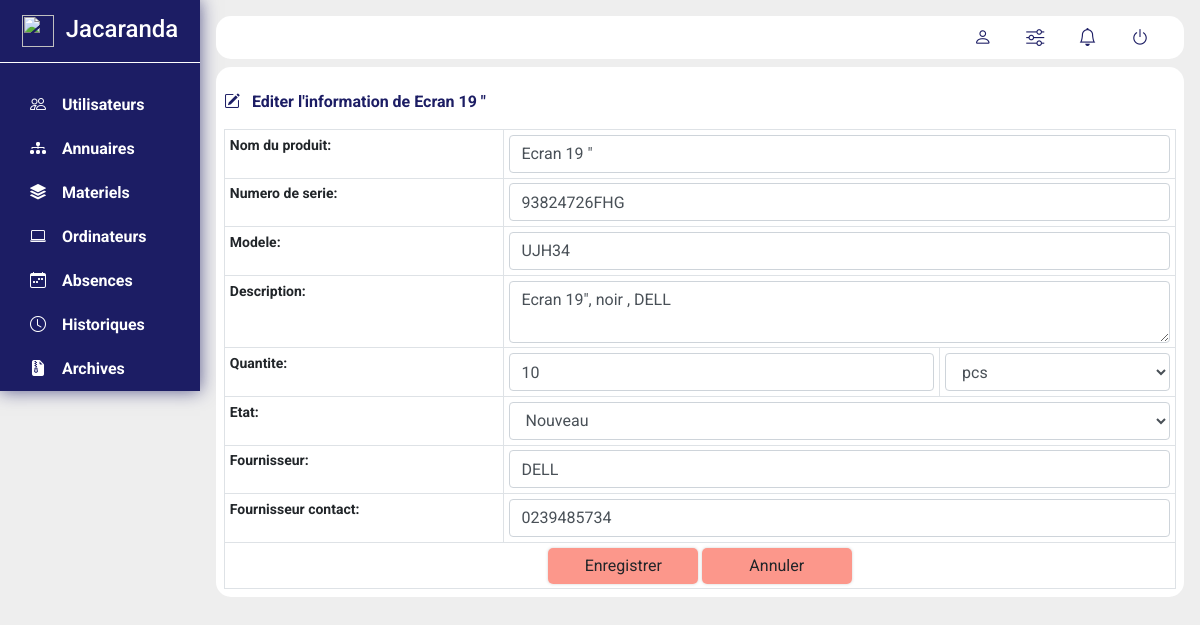
Page /materials/1/edit on the committed database.
### materials/models.py (models this page shows, shortened)
class Material(models.Model):
    class Meta:
        db_table = 'materials'
    STATE = (
        ('new','Nouveau'),
        ('occasion','Occasion'),
        ('hs','Hors service')
    )
    UNITY = (
        ('pcs','Piece'),
        ('cartoon','Carton'),
        ('box','Boite'),
        ('kg','Kg'),
        ('g','Gramme'),
        ('L','Litre'),
        ('m','Metre')
    )
    title = models.CharField(max_length=50)
    serial_number = models.CharField(max_length=50)
    modele = models.CharField(max_length=30)
    description = models.CharField(max_length=255)
    quantity = models.IntegerField()
    unity = models.CharField(max_length=50, choices=UNITY)
    state = models.CharField(max_length=10, choices=STATE)
    fournissor = models.CharField(max_length=50, null=True)
    fournissor_contact = models.CharField(max_length=30, blank=True)
    administrator = models.CharField(max_length=50)
    created_at = models.DateTimeField(auto_now_add=True)
    updated_at = models.DateTimeField(auto_now=True, blank=True)

### materials/views.py (the view)
# urls.py: path('<int:id>/edit', views.edit, name="edit_computer"),
    def edit(request, id):
        try:
            maretial = Material.objects.get(id=int(id))
        except:
            raise Http404('Page not found')
        return render(request, 'material/edit.html', {'material':maretial})

### materials/templates/material/edit.html (shortened to what this page needs)
{% extends "layout.html" %}
{% block content %}
<div class="container m-0 p-0">
    <div class="container-fluid subtitle"><i class="bi bi-pencil-square"></i> &nbsp; Editer l'information de {{ material.title }} </div>
    <table class='table table-sm table-hovered table-bordered m-0'>
        <form action="{% url 'materials:update_material' material.id %}" method="post">
            <tbody>
                <tr>
                    <th>Nom du produit: </th>
                    <td colspan="2"><input type="text" name="title" value="{{ material.title }}" class="form-control" /></th>
                </tr>
                <tr>
                    <th>Numero de serie: </th>
                    <td colspan="2"><input type="text" name="serial_number" value="{{ material.serial_number }}" class="form-control" /></th>
                </tr>
                <tr>
                    <th>Modele: </th>
                    <td colspan="2"><input type="text" name="modele" value="{{ material.modele }}" class="form-control" /></th>
                </tr>
                <tr>
                    <th>Description: </th>
                    <td colspan="2"><textarea name="description" class="form-control">{{ material.description }}</textarea></th>
                </tr>
                <tr>
                    <th>Quantite: </th>
                    <td><input type="number"name="quantity" value="{{ material.quantity }}" class="form-control" /></th>
                    <td>
                        <select name="unity" class="form-control">
                            <option value="{{ material.unity }} ">{{ material.get_unity_display }} </option>
                        </select>
                    </td>
                </tr>
                <tr>
                    <th>Etat: </th>
                    <td colspan="2">
                        <select name="state" class="form-control">
                            <option value="{{ material.state }}">{{ material.get_state_display }}</option>
                        </select>
                    </td>
                </tr>
                <tr>
                    <th>Fournisseur: </th>
                    <td colspan="2"><input type="text" name="fournissor" value="{{ material.fournissor }}" class="form-control" /></th>
                </tr>
                <tr>
                    <th>Fournisseur contact: </th>
                    <td colspan="2"><input type="text" name="fournissor_contact" value="{{ material.fournissor_contact }}" class="form-control" /></th>
                </tr>
                <tr>
                    <th colspan="3" class="text-center">
                        <button class="btn btn-option-submit">Enregistrer</button>
                        <a href="{% url 'materials:material_home' %}" class="btn btn-option-submit">Annuler</a>
                    </th>
                </tr>
            </tbody>
        </form>
    </table>
</div>
{% endblock %}

### public/css/app.css (style rules this page uses)
* { box-sizing: border-box; }
body { font-family: "Roboto", sans-serif; font-size: 14px; background-color:#eeeeee; }
div.subtitle { color: #1C1D64; font-weight: bold; font-size: 16px; padding: 15px 0px 15px 0px; background-color: white; }
.btn { box-shadow: 0 0 3px rgba(100, 100, 100, .3); }
.btn-option-submit { background-color: #fc897ce0; border-radius: 5px; color: rgb(28, 29, 100,); padding: 5px 10px 5px 10px; width: 150px; }

### rows in the picture
Material: title "Ecran 19 \"", serial_number "93824726FHG", modele "UJH34", description "Ecran 19\", noir , DELL", quantity "10", unity "pcs", state "Nouveau", fournissor "DELL", fournissor_contact "0239485734"
